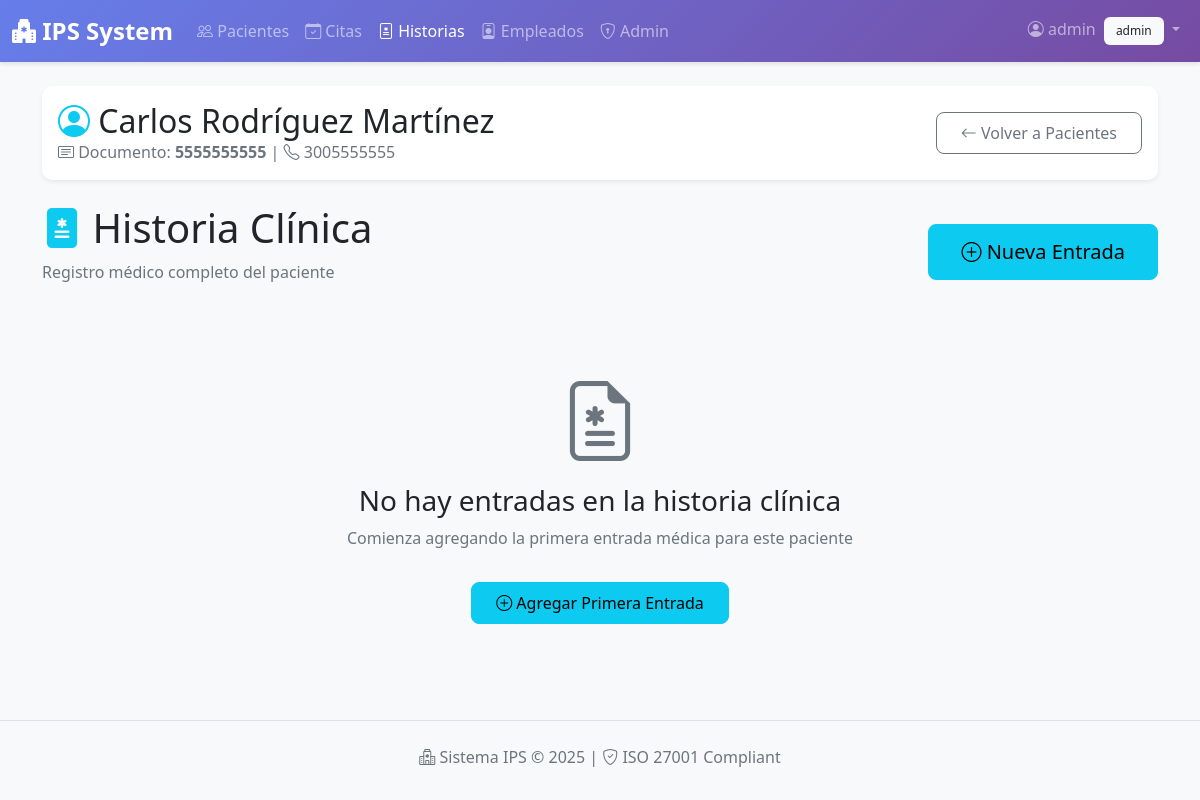
/records/3 (signed in), run on the app's committed database.
### app/models.py (models this page shows, shortened)
class User(UserMixin, db.Model):
    id = db.Column(db.Integer, primary_key=True)
    username = db.Column(db.String(100), unique=True, nullable=False)
    password_hash = db.Column(db.String(128))
    email = db.Column(db.String(120), nullable=True)
    role = db.Column(db.String(50), default='recepcionista', nullable=False)  # admin, medico, recepcionista, enfermero
    failed_login_attempts = db.Column(db.Integer, default=0)
    locked_until = db.Column(db.DateTime, nullable=True)
    def has_role(self, role: str) -> bool:
        return self.role == role
    def has_any_role(self, *roles) -> bool:
        return self.role in roles

class Patient(db.Model):
    __tablename__ = 'patients'
    id = db.Column(db.Integer, primary_key=True)
    first_name = db.Column(db.String(100), nullable=False)
    last_name = db.Column(db.String(100), nullable=False)
    document = db.Column(db.String(20), unique=True, nullable=False)
    birth_date = db.Column(db.Date, nullable=True)
    phone = db.Column(db.String(20), nullable=True)
    email = db.Column(db.String(120), nullable=True)
    address = db.Column(db.String(255), nullable=True)
    created_at = db.Column(db.DateTime, default=datetime.utcnow, nullable=False)
    appointments = db.relationship('Appointment', backref='patient', lazy=True, cascade="all, delete-orphan")
    records = db.relationship('MedicalRecord', backref='patient', lazy=True, cascade="all, delete-orphan")
    def full_name(self) -> str:
        return f"{self.first_name} {self.last_name}".strip()

### app/records/routes.py (the view)
@records_bp.route('/<int:patient_id>')
@login_required
@require_any_role('admin', 'medico', 'enfermero')
def list_by_patient(patient_id: int):
    patient = patient_repo.get(patient_id)
    if not patient:
        flash('Paciente no encontrado')
        return redirect(url_for('patients.index'))
    records = service.list_by_patient(patient_id)
    return render_template('records/list.html', patient=patient, records=records, title='Historial Clínico')

### app/adapters/sql_medical_record_repository.py (called while the page is built)
    def list_by_patient(self, patient_id: int) -> list[MedicalRecord]:
        return MedicalRecord.query.filter_by(patient_id=patient_id).order_by(MedicalRecord.created_at.desc()).all()

### app/adapters/sql_patient_repository.py (called while the page is built)
    def get(self, patient_id: int) -> Patient | None:
        return Patient.query.get(patient_id)

### app/auth/__init__.py (called while the page is built)
@auth_bp.before_app_request
def before_request():
    pass

### app/infrastructure/security/access_control.py (called while the page is built)
def require_any_role(*roles):
    def decorator(f):
        @wraps(f)
        def decorated_function(*args, **kwargs):
            if not current_user.is_authenticated:
                flash('Por favor inicia sesión para acceder.')
                return redirect(url_for('auth.login'))
            if not current_user.has_any_role(*roles):
                flash(f'Acceso denegado. Se requiere uno de los roles: {", ".join(roles)}')
                abort(403)
            return f(*args, **kwargs)
        return decorated_function
    return decorator

### app/services/medical_record_service.py (called while the page is built)
    def list_by_patient(self, patient_id: int) -> list[MedicalRecord]:
        return self.repo.list_by_patient(patient_id)

### app/templates/records/list.html (shortened to what this page needs)
{% extends 'base.html' %}
{% block content %}
<div class="container mt-4">
    <div class="card mb-4 shadow-sm border-info">
        <div class="card-body">
            <div class="row align-items-center">
                <div class="col-md-8">
                    <h2 class="mb-0">
                        <i class="bi bi-person-circle text-info"></i> {{ patient.full_name() }}
                    </h2>
                    <p class="text-muted mb-0">
                        <i class="bi bi-card-text"></i> Documento: <strong>{{ patient.document }}</strong> |
                        <i class="bi bi-telephone"></i> {{ patient.phone or 'N/A' }}
                    </p>
                </div>
                <div class="col-md-4 text-end">
                    <a href="{{ url_for('patients.index') }}" class="btn btn-outline-secondary">
                        <i class="bi bi-arrow-left"></i> Volver a Pacientes
                    </a>
                </div>
            </div>
        </div>
    </div>
    <div class="d-flex justify-content-between align-items-center mb-4">
        <div>
            <h1 class="display-6"><i class="bi bi-file-medical-fill text-info"></i> Historia Clínica</h1>
            <p class="text-muted">Registro médico completo del paciente</p>
        </div>
        {% if current_user.has_any_role('admin', 'medico') %}
        <a href="{{ url_for('records.add', patient_id=patient.id) }}" class="btn btn-info btn-lg">
            <i class="bi bi-plus-circle"></i> Nueva Entrada
        </a>
        {% endif %}
    </div>
    {% if records %}
    <div class="row">
        <div class="col-12">
            {% for r in records %}
            <div class="card mb-3 shadow-sm">
                <div class="card-header bg-light">
                    <div class="d-flex justify-content-between align-items-center">
                        <h5 class="mb-0">
                            <i class="bi bi-clipboard-pulse text-info"></i> {{ r.title }}
                        </h5>
                        <span class="badge bg-info">
                            <i class="bi bi-calendar3"></i>
                            {{ r.created_at.strftime('%d/%m/%Y %H:%M') if r.created_at else 'N/A' }}
                        </span>
                    </div>
                </div>
                <div class="card-body">
                    <div class="record-content">
                        <p class="card-text" style="white-space: pre-wrap;">{{ r.notes or 'Sin notas adicionales' }}</p>
                    </div>
                </div>
            </div>
            {% endfor %}
        </div>
    </div>
    <div class="alert alert-light border" role="alert">
        <i class="bi bi-info-circle"></i>
        <strong>Total de entradas:</strong> {{ records|length }} registro(s) médico(s)
    </div>
    {% else %}
    <div class="text-center py-5">
        <div class="display-1 text-muted mb-3">
            <i class="bi bi-file-earmark-medical"></i>
        </div>
        <h3>No hay entradas en la historia clínica</h3>
        <p class="text-muted">Comienza agregando la primera entrada médica para este paciente</p>
        {% if current_user.has_any_role('admin', 'medico') %}
        <a href="{{ url_for('records.add', patient_id=patient.id) }}" class="btn btn-info mt-3">
            <i class="bi bi-plus-circle"></i> Agregar Primera Entrada
        </a>
        {% endif %}
    </div>
    {% endif %}
</div>
{% endblock %}

### app/templates/base.html (shortened to what this page needs)
<!DOCTYPE html>
<html lang="es">
<head>
    <link href="https://cdn.jsdelivr.net/npm/bootstrap@5.1.3/dist/css/bootstrap.min.css" rel="stylesheet">
    <link rel="stylesheet" href="https://cdn.jsdelivr.net/npm/bootstrap-icons@1.8.0/font/bootstrap-icons.css">
    <link rel="stylesheet" href="{{ url_for('static', filename='css/custom.css') }}">
</head>
<body>
    <nav class="navbar navbar-expand-lg navbar-dark" style="background: linear-gradient(135deg, #667eea 0%, #764ba2 100%);">
        <div class="container-fluid">
            <a class="navbar-brand" href="{{ url_for('main.index') }}">
                <i class="bi bi-hospital-fill"></i> IPS System
            </a>
            <div class="collapse navbar-collapse" id="navbarNav">
                <ul class="navbar-nav me-auto">
                    {% if current_user.is_authenticated %}
                        <li class="nav-item">
                            <a class="nav-link {% if request.endpoint == 'patients.index' %}active{% endif %}" href="{{ url_for('patients.index') }}">
                                <i class="bi bi-people"></i> Pacientes
                            </a>
                        </li>
                        {% if has_endpoint('appointments.index') %}
                        <li class="nav-item">
                            <a class="nav-link {% if request.endpoint and 'appointments' in request.endpoint %}active{% endif %}" href="{{ url_for('appointments.index') }}">
                                <i class="bi bi-calendar-check"></i> Citas
                            </a>
                        </li>
                        {% endif %}
                        {% if has_endpoint('records.list_records') %}
                        <li class="nav-item">
                            <a class="nav-link {% if request.endpoint and 'records' in request.endpoint %}active{% endif %}" href="{{ url_for('records.list_records') }}">
                                <i class="bi bi-file-medical"></i> Historias
                            </a>
                        </li>
                        {% endif %}
                        {% if has_endpoint('employees.index') %}
                        <li class="nav-item">
                            <a class="nav-link {% if request.endpoint and 'employees' in request.endpoint %}active{% endif %}" href="{{ url_for('employees.index') }}">
                                <i class="bi bi-person-badge"></i> Empleados
                            </a>
                        </li>
                        {% endif %}
                        {% if current_user.has_role('admin') and has_endpoint('admin.list_users') %}
                        <li class="nav-item">
                            <a class="nav-link {% if request.endpoint and 'admin' in request.endpoint %}active{% endif %}" href="{{ url_for('admin.list_users') }}">
                                <i class="bi bi-shield-lock"></i> Admin
                            </a>
                        </li>
                        {% endif %}
                    {% endif %}
                </ul>
                <ul class="navbar-nav">
                    {% if current_user.is_authenticated %}
                        <li class="nav-item dropdown">
                            <a class="nav-link dropdown-toggle" href="#" id="userDropdown" role="button" data-bs-toggle="dropdown">
                                <i class="bi bi-person-circle"></i> {{ current_user.username }}
                                <span class="badge bg-light text-dark ms-1">{{ current_user.role }}</span>
                            </a>
                        </li>
                    {% endif %}
                </ul>
            </div>
        </div>
    </nav>
    <main class="fade-in">
        {% block content %}{% endblock %}
    </main>
    <footer class="mt-5 py-4 bg-light border-top">
        <div class="container text-center text-muted">
            <p class="mb-0">
                <i class="bi bi-hospital"></i> Sistema IPS &copy; 2025 |
                <i class="bi bi-shield-check"></i> ISO 27001 Compliant
            </p>
        </div>
    </footer>
</body>
</html>

### app/static/css/custom.css (style rules this page uses)
:root { --primary-gradient: linear-gradient(135deg, #667eea 0%, #764ba2 100%); --success-gradient: linear-gradient(135deg, #11998e 0%, #38ef7d 100%); --info-gradient: linear-gradient(135deg, #3a7bd5 0%, #00d2ff 100%); --warning-gradient: linear-gradient(135deg, #f093fb 0%, #f5576c 100%); }
body { font-family: 'Segoe UI', Tahoma, Geneva, Verdana, sans-serif; background-color: #f8f9fa; }
.navbar { box-shadow: 0 2px 4px rgba(0,0,0,0.1); }
.navbar-brand { font-weight: bold; font-size: 1.5rem; }
.card { border: none; border-radius: 10px; transition: all 0.3s ease; }
.btn { border-radius: 8px; padding: 0.5rem 1.5rem; font-weight: 500; transition: all 0.3s ease; }
.btn-lg { padding: 0.75rem 2rem; }
.badge { padding: 0.5rem 0.75rem; border-radius: 6px; font-weight: 500; }
.fade-in { animation: fadeIn 0.5s ease-in; }

### data on the page
User: username "admin", role "admin"
Patient: full_name "Carlos Rodríguez Martínez", document "5555555555", phone "3005555555"
